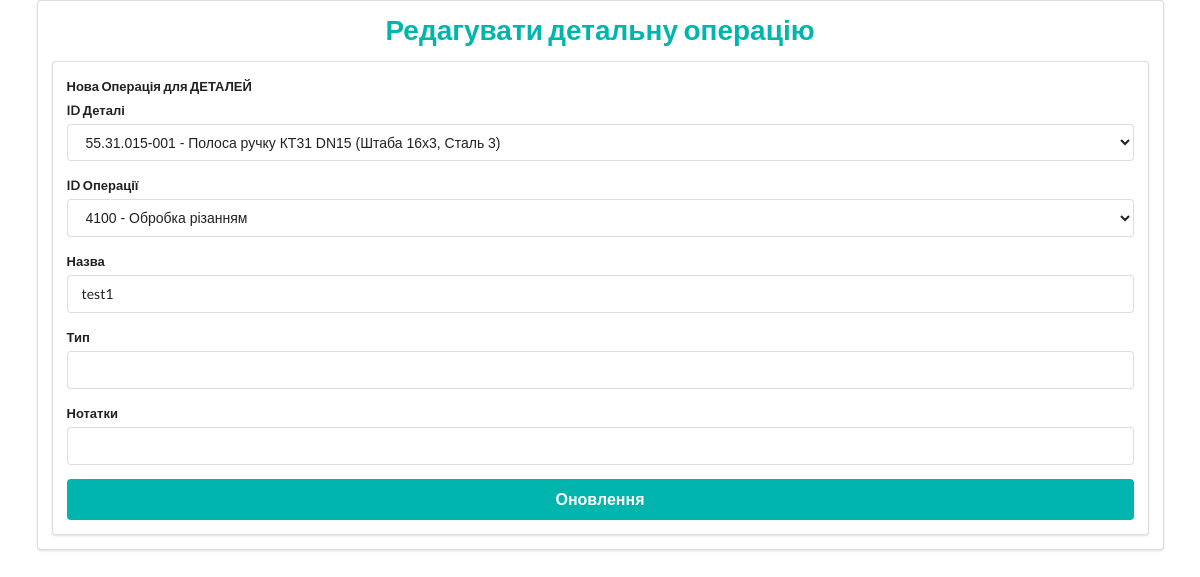
Before: /edit_detail_operations/1 with the older database file.
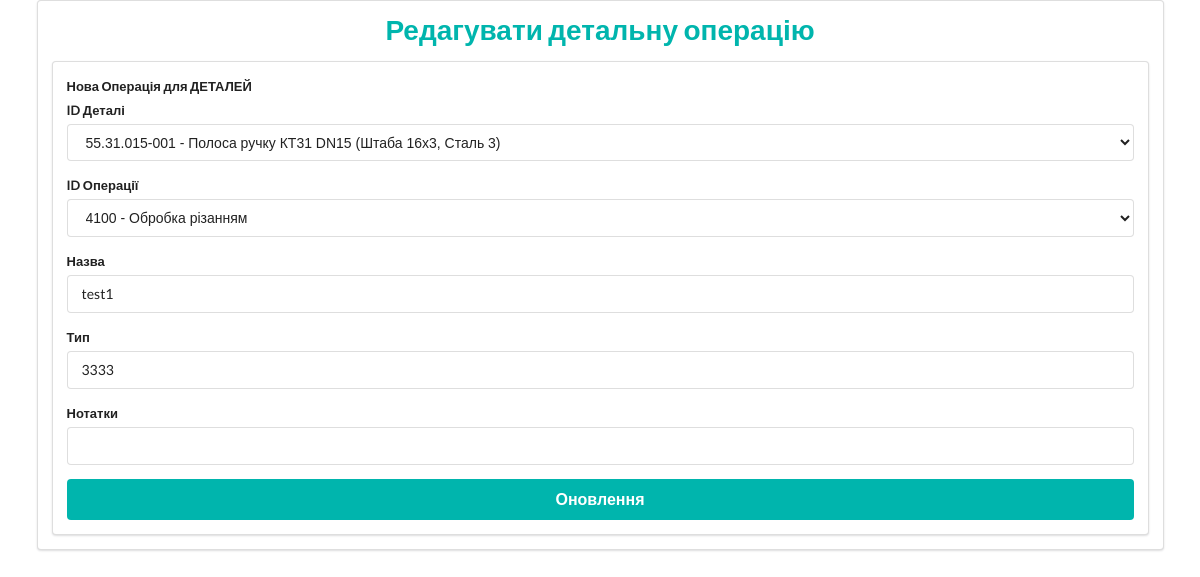
After: the same page with the newer database file.
### tables/tables.py (models this page shows)
class Detail_Operations(Base):
    __tablename__ = 'detail_operations'
    id = Column(Integer, primary_key=True, index=True)
    detail_id = Column(Integer, ForeignKey("details.id"))
    operations_id = Column(Integer, ForeignKey("operations.id"))
    name = Column(String)
    type = Column(String)
    notes = Column(String)
    date_created = Column(DateTime, default=datetime.today)
    date_updated = Column(DateTime, default=datetime.today, onupdate=datetime.today)
    detail = relationship("Detail", backref="detail_operations")
    operations = relationship("Operations", backref="detail_operations")
    detail_m_ks = relationship('Detail_m_k', back_populates='detail_operations')

### routers/add_all/details_operations.py (the view)
@app.get('/edit_detail_operations/{detail_operations_id}')
def edit_detail_operations(request: Request, detail_operations_id: int, db_session: Session = Depends(get_db)):
    detail_operation = db_session.query(Detail_Operations).filter_by(id=detail_operations_id).first()
    details = db_session.query(Detail).options(joinedload(Detail.Material)).all()  # Fetch all Details with their Materials
    operations = db_session.query(Operations).all()  # Fetch all Operations
    return templates.TemplateResponse("/details_operations/edit_details_operations.html",
                                      {"request": request, "detail_operations": detail_operation, "details": details,
                                       "operations": operations})

### templates/details_operations/edit_details_operations.html (shortened to what this page needs)
{% extends 'layout.html' %}
{% block content %}
<div class="ui container">
    <div class="ui segment">
        <h1 class="ui center aligned header teal">Редагувати детальну операцію</h1>
        <form class="ui large form" action="{{ url_for('update_detail_operations', detail_operations_id=detail_operations.id) }}" method="post">
            <div class="ui segment">
               <div class="field">
                    <label>Нова  Операція для ДЕТАЛЕЙ</label>
                   <div class="field">
                    <label>ID Деталі</label>
                        <select name="detail_id">
                            {% for detail in details %}
                            <option value="{{ detail.id }}">
                                {{ detail.coding }} - {{ detail.name }}
                            </option>
                            {% endfor %}
                        </select>
                    </div>
                <div class="field">
                    <label>ID Операції</label>
                    <select name="operations_id">
                        {% for operation in operations %}
                        <option value="{{ operation.id }}">{{ operation.coding }} - {{ operation.name }}</option>
                        {% endfor %}
                    </select>
                </div>
               </div>
                <div class="field">
                    <label>Назва</label>
                    <div class="ui input">
                        <input type="text" name="name" value="{{ detail_operations.name }}">
                    </div>
                </div>
                <div class="field">
                    <label>Тип</label>
                    <div class="ui input">
                        <input type="text" name="type" value="{{ detail_operations.type }}">
                    </div>
                </div>
                <div class="field">
                    <label>Нотатки</label>
                    <div class="ui input">
                        <input type="text" name="notes" value="{{ detail_operations.notes }}">
                    </div>
                </div>
                <button class="ui fluid large teal submit button" type="submit">Оновлення</button>
            </div>
        </form>
    </div>
</div>
{% endblock content %}

Changed rows visible on the page:
changed Detail_Operations "test1": type (not shown) → "3333"
